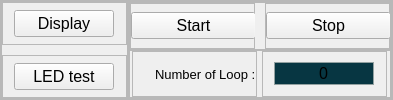
                        <widget class="QFrame" name="Chrolis_StimulusMain_frame">
                         <property name="frameShape">
                          <enum>QFrame::StyledPanel</enum>
                         </property>
                         <property name="frameShadow">
                          <enum>QFrame::Raised</enum>
                         </property>
                         <layout class="QHBoxLayout" name="horizontalLayout_16">
                          <property name="spacing">
                           <number>0</number>
                          </property>
                          <property name="leftMargin">
                           <number>0</number>
                          </property>
                          <property name="topMargin">
                           <number>0</number>
                          </property>
                          <property name="rightMargin">
                           <number>0</number>
                          </property>
                          <property name="bottomMargin">
                           <number>0</number>
                          </property>
                          <item>
                           <widget class="QFrame" name="Chrolis_Stimulus_Left_frame">
                            <property name="frameShape">
                             <enum>QFrame::StyledPanel</enum>
                            </property>
                            <property name="frameShadow">
                             <enum>QFrame::Raised</enum>
                            </property>
                            <layout class="QVBoxLayout" name="verticalLayout_99">
                             <property name="spacing">
                              <number>10</number>
                             </property>
                             <property name="leftMargin">
                              <number>0</number>
                             </property>
                             <property name="topMargin">
                              <number>0</number>
                             </property>
                             <property name="rightMargin">
                              <number>0</number>
                             </property>
                             <property name="bottomMargin">
                              <number>0</number>
                             </property>
                             <item>
                              <widget class="QFrame" name="Chrolis_Display_pushButton_frame">
                               <property name="minimumSize">
                                <size>
                                 <width>125</width>
                                 <height>0</height>
                                </size>
                               </property>
                               <property name="maximumSize">
                                <size>
                                 <width>125</width>
                                 <height>16777215</height>
                                </size>
                               </property>
                               <property name="frameShape">
                                <enum>QFrame::StyledPanel</enum>
                               </property>
                               <property name="frameShadow">
                                <enum>QFrame::Raised</enum>
                               </property>
                               <layout class="QHBoxLayout" name="horizontalLayout_147">
                                <property name="spacing">
                                 <number>0</number>
                                </property>
                                <property name="leftMargin">
                                 <number>0</number>
                                </property>
                                <property name="topMargin">
                                 <number>0</number>
                                </property>
                                <property name="rightMargin">
                                 <number>0</number>
                                </property>
                                <property name="bottomMargin">
                                 <number>0</number>
                                </property>
                                <item>
                                 <widget class="QPushButton" name="Chrolis_Display_pushButton">
                                  <property name="minimumSize">
                                   <size>
                                    <width>100</width>
                                    <height>0</height>
                                   </size>
                                  </property>
                                  <property name="maximumSize">
                                   <size>
                                    <width>100</width>
                                    <height>16777215</height>
                                   </size>
                                  </property>
                                  <property name="font">
                                   <font>
                                    <pointsize>12</pointsize>
                                   </font>
                                  </property>
                                  <property name="text">
                                   <string>Display</string>
                                  </property>
                                  <property name="checkable">
                                   <bool>true</bool>
                                  </property>
                                 </widget>
                                </item>
                               </layout>
                              </widget>
                             </item>
                             <item>
                              <widget class="QFrame" name="Chrolis_Test_pushButton_frame">
                               <property name="minimumSize">
                                <size>
                                 <width>125</width>
                                 <height>0</height>
                                </size>
                               </property>
                               <property name="maximumSize">
                                <size>
                                 <width>125</width>
                                 <height>16777215</height>
                                </size>
                               </property>
                               <property name="frameShape">
                                <enum>QFrame::StyledPanel</enum>
                               </property>
                               <property name="frameShadow">
                                <enum>QFrame::Raised</enum>
                               </property>
                               <layout class="QHBoxLayout" name="horizontalLayout_148">
                                <property name="spacing">
                                 <number>0</number>
                                </property>
                                <property name="leftMargin">
                                 <number>0</number>
                                </property>
                                <property name="topMargin">
                                 <number>0</number>
                                </property>
                                <property name="rightMargin">
                                 <number>0</number>
                                </property>
                                <property name="bottomMargin">
                                 <number>0</number>
                                </property>
                                <item>
                                 <widget class="QPushButton" name="Chrolis_Test_pushButton">
                                  <property name="minimumSize">
                                   <size>
                                    <width>100</width>
                                    <height>0</height>
                                   </size>
                                  </property>
                                  <property name="maximumSize">
                                   <size>
                                    <width>100</width>
                                    <height>16777215</height>
                                   </size>
                                  </property>
                                  <property name="font">
                                   <font>
                                    <pointsize>12</pointsize>
                                   </font>
                                  </property>
                                  <property name="text">
                                   <string>LED test</string>
                                  </property>
                                 </widget>
                                </item>
                               </layout>
                              </widget>
                             </item>
                            </layout>
                           </widget>
                          </item>
                          <item>
                           <widget class="QFrame" name="Chrolis_Stimulus_Right_frame">
                            <property name="frameShape">
                             <enum>QFrame::StyledPanel</enum>
                            </property>
                            <property name="frameShadow">
                             <enum>QFrame::Raised</enum>
                            </property>
                            <layout class="QVBoxLayout" name="verticalLayout_98">
                             <property name="spacing">
                              <number>0</number>
                             </property>
                             <property name="leftMargin">
                              <number>0</number>
                             </property>
                             <property name="topMargin">
                              <number>0</number>
                             </property>
                             <property name="rightMargin">
                              <number>0</number>
                             </property>
                             <property name="bottomMargin">
                              <number>0</number>
                             </property>
                             <item>
                              <widget class="QFrame" name="Chrolis_Stimulus_Play_frame">
                               <property name="frameShape">
                                <enum>QFrame::StyledPanel</enum>
                               </property>
                               <property name="frameShadow">
                                <enum>QFrame::Raised</enum>
                               </property>
                               <layout class="QHBoxLayout" name="horizontalLayout_60">
                                <property name="spacing">
                                 <number>10</number>
                                </property>
                                <property name="leftMargin">
                                 <number>0</number>
                                </property>
                                <property name="topMargin">
                                 <number>0</number>
                                </property>
                                <property name="rightMargin">
                                 <number>0</number>
                                </property>
                                <property name="bottomMargin">
                                 <number>0</number>
                                </property>
                                <item>
                                 <widget class="QFrame" name="Chrolis_Start_pushButton_frame">
                                  <property name="minimumSize">
                                   <size>
                                    <width>125</width>
                                    <height>0</height>
                                   </size>
                                  </property>
                                  <property name="maximumSize">
                                   <size>
                                    <width>125</width>
                                    <height>16777215</height>
                                   </size>
                                  </property>
                                  <property name="frameShape">
                                   <enum>QFrame::StyledPanel</enum>
                                  </property>
                                  <property name="frameShadow">
                                   <enum>QFrame::Raised</enum>
                                  </property>
                                  <layout class="QHBoxLayout" name="horizontalLayout_112">
                                   <property name="spacing">
                                    <number>0</number>
                                   </property>
                                   <property name="leftMargin">
                                    <number>0</number>
                                   </property>
                                   <property name="topMargin">
                                    <number>0</number>
                                   </property>
                                   <property name="rightMargin">
                                    <number>0</number>
                                   </property>
                                   <property name="bottomMargin">
                                    <number>0</number>
                                   </property>
                                   <item>
                                    <widget class="QPushButton" name="Chrolis_Start_pushButton">
                                     <property name="minimumSize">
                                      <size>
                                       <width>125</width>
                                       <height>0</height>
                                      </size>
                                     </property>
                                     <property name="maximumSize">
                                      <size>
                                       <width>125</width>
                                       <height>16777215</height>
                                      </size>
                                     </property>
                                     <property name="font">
                                      <font>
                                       <pointsize>12</pointsize>
                                      </font>
                                     </property>
                                     <property name="text">
                                      <string>Start</string>
                                     </property>
                                     <property name="checkable">
                                      <bool>true</bool>
                                     </property>
                                    </widget>
                                   </item>
                                  </layout>
                                 </widget>
                                </item>
                                <item>
                                 <widget class="QFrame" name="Chrolis_Stop_pushButton_frame">
                                  <property name="minimumSize">
                                   <size>
                                    <width>125</width>
                                    <height>0</height>
                                   </size>
                                  </property>
                                  <property name="maximumSize">
                                   <size>
                                    <width>125</width>
                                    <height>16777215</height>
                                   </size>
                                  </property>
                                  <property name="frameShape">
                                   <enum>QFrame::StyledPanel</enum>
                                  </property>
                                  <property name="frameShadow">
                                   <enum>QFrame::Raised</enum>
                                  </property>
                                  <layout class="QHBoxLayout" name="horizontalLayout_138">
                                   <property name="spacing">
                                    <number>0</number>
                                   </property>
                                   <property name="leftMargin">
                                    <number>0</number>
                                   </property>
                                   <property name="topMargin">
                                    <number>0</number>
                                   </property>
                                   <property name="rightMargin">
                                    <number>0</number>
                                   </property>
                                   <property name="bottomMargin">
                                    <number>0</number>
                                   </property>
                                   <item>
                                    <widget class="QPushButton" name="Chrolis_Stop_pushButton">
                                     <property name="minimumSize">
                                      <size>
                                       <width>125</width>
                                       <height>0</height>
                                      </size>
                                     </property>
                                     <property name="maximumSize">
                                      <size>
                                       <width>125</width>
                                       <height>16777215</height>
                                      </size>
                                     </property>
                                     <property name="font">
                                      <font>
                                       <pointsize>12</pointsize>
                                      </font>
                                     </property>
                                     <property name="text">
                                      <string>Stop</string>
                                     </property>
                                     <property name="checkable">
                                      <bool>true</bool>
                                     </property>
                                    </widget>
                                   </item>
                                  </layout>
                                 </widget>
                                </item>
                               </layout>
                              </widget>
                             </item>
                             <item>
                              <widget class="QFrame" name="Chrolis_NumbeofLoop_frame">
                               <property name="frameShape">
                                <enum>QFrame::StyledPanel</enum>
                               </property>
                               <property name="frameShadow">
                                <enum>QFrame::Raised</enum>
                               </property>
                               <layout class="QHBoxLayout" name="horizontalLayout_144">
                                <property name="spacing">
                                 <number>0</number>
                                </property>
                                <property name="leftMargin">
                                 <number>0</number>
                                </property>
                                <property name="topMargin">
                                 <number>0</number>
                                </property>
                                <property name="rightMargin">
                                 <number>0</number>
                                </property>
                                <property name="bottomMargin">
                                 <number>0</number>
                                </property>
                                <item alignment="Qt::AlignHCenter">
                                 <widget class="QFrame" name="Chrolis_NumbeofLoop_Label_frame">
                                  <property name="minimumSize">
                                   <size>
                                    <width>125</width>
                                    <height>0</height>
                                   </size>
                                  </property>
                                  <property name="maximumSize">
                                   <size>
                                    <width>125</width>
                                    <height>16777215</height>
                                   </size>
                                  </property>
                                  <property name="frameShape">
                                   <enum>QFrame::StyledPanel</enum>
                                  </property>
                                  <property name="frameShadow">
                                   <enum>QFrame::Raised</enum>
                                  </property>
                                  <layout class="QHBoxLayout" name="horizontalLayout_145">
                                   <property name="spacing">
                                    <number>0</number>
                                   </property>
                                   <property name="leftMargin">
                                    <number>0</number>
                                   </property>
                                   <property name="topMargin">
                                    <number>0</number>
                                   </property>
                                   <property name="rightMargin">
                                    <number>0</number>
                                   </property>
                                   <property name="bottomMargin">
                                    <number>0</number>
                                   </property>
                                   <item alignment="Qt::AlignRight">
                                    <widget class="QLabel" name="Chrolis_NumbeofLoop_Label">
                                     <property name="maximumSize">
                                      <size>
                                       <width>1752</width>
                                       <height>16777215</height>
                                      </size>
                                     </property>
                                     <property name="font">
                                      <font>
                                       <pointsize>10</pointsize>
                                      </font>
                                     </property>
                                     <property name="text">
                                      <string>Number of Loop :</string>
                                     </property>
                                    </widget>
                                   </item>
                                  </layout>
                                 </widget>
                                </item>
                                <item alignment="Qt::AlignHCenter">
                                 <widget class="QFrame" name="Chrolis_NumbeofLoop_lineEdit_frame">
                                  <property name="minimumSize">
                                   <size>
                                    <width>125</width>
                                    <height>0</height>
                                   </size>
                                  </property>
                                  <property name="maximumSize">
                                   <size>
                                    <width>125</width>
                                    <height>16777215</height>
                                   </size>
                                  </property>
                                  <property name="frameShape">
                                   <enum>QFrame::StyledPanel</enum>
                                  </property>
                                  <property name="frameShadow">
                                   <enum>QFrame::Raised</enum>
                                  </property>
                                  <layout class="QHBoxLayout" name="horizontalLayout_146">
                                   <property name="spacing">
                                    <number>0</number>
                                   </property>
                                   <property name="leftMargin">
                                    <number>0</number>
                                   </property>
                                   <property name="topMargin">
                                    <number>0</number>
                                   </property>
                                   <property name="rightMargin">
                                    <number>0</number>
                                   </property>
                                   <property name="bottomMargin">
                                    <number>0</number>
                                   </property>
                                   <item>
                                    <widget class="QLineEdit" name="Chrolis_NumbeofLoop">
                                     <property name="minimumSize">
                                      <size>
                                       <width>100</width>
                                       <height>0</height>
                                      </size>
                                     </property>
                                     <property name="maximumSize">
                                      <size>
                                       <width>100</width>
                                       <height>16777215</height>
                                      </size>
                                     </property>
                                     <property name="font">
                                      <font>
                                       <pointsize>12</pointsize>
                                      </font>
                                     </property>
                                     <property name="styleSheet">
                                      <string notr="true"> border: 1px solid rgb(147,161,161);
background-color: rgb(7, 54, 66);</string>
                                     </property>
                                     <property name="text">
                                      <string>0</string>
                                     </property>
                                     <property name="alignment">
                                      <set>Qt::AlignCenter</set>
                                     </property>
                                    </widget>
                                   </item>
                                  </layout>
                                 </widget>
                                </item>
                               </layout>
                              </widget>
                             </item>
                            </layout>
                           </widget>
                          </item>
                         </layout>
                        </widget>
